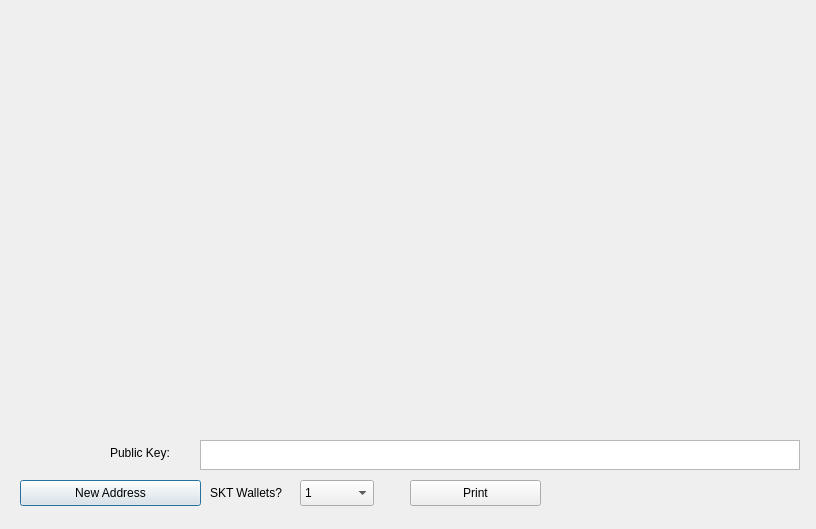
<?xml version="1.0" encoding="UTF-8"?>
<ui version="4.0">
 <class>PaperWalletDialog</class>
 <widget class="QDialog" name="PaperWalletDialog">
  <property name="geometry">
   <rect>
    <x>0</x>
    <y>0</y>
    <width>816</width>
    <height>529</height>
   </rect>
  </property>
  <property name="windowTitle">
   <string>Print Your Paper Wallets</string>
  </property>
  <widget class="QLabel" name="privateKeyQRCode">
   <property name="geometry">
    <rect>
     <x>608</x>
     <y>192</y>
     <width>149</width>
     <height>149</height>
    </rect>
   </property>
   <property name="text">
    <string/>
   </property>
   <property name="scaledContents">
    <bool>true</bool>
   </property>
  </widget>
  <widget class="QLabel" name="addressQRCode">
   <property name="geometry">
    <rect>
     <x>56</x>
     <y>107</y>
     <width>120</width>
     <height>120</height>
    </rect>
   </property>
   <property name="text">
    <string/>
   </property>
   <property name="scaledContents">
    <bool>true</bool>
   </property>
  </widget>
  <widget class="QPushButton" name="getNewAddress">
   <property name="geometry">
    <rect>
     <x>20</x>
     <y>480</y>
     <width>181</width>
     <height>26</height>
    </rect>
   </property>
   <property name="text">
    <string>New Address</string>
   </property>
   <property name="icon">
    <iconset resource="../skt.qrc">
     <normaloff>:/icons/add</normaloff>:/icons/add</iconset>
   </property>
  </widget>
  <widget class="QLabel" name="paperTemplate">
   <property name="geometry">
    <rect>
     <x>20</x>
     <y>10</y>
     <width>775</width>
     <height>416</height>
    </rect>
   </property>
   <property name="text">
    <string notr="true"/>
   </property>
   <property name="pixmap">
    <pixmap resource="../skt.qrc">:/images/paper_wallet</pixmap>
   </property>
  </widget>
  <widget class="VerticalLabel" name="addressText2">
   <property name="geometry">
    <rect>
     <x>245</x>
     <y>22</y>
     <width>31</width>
     <height>371</height>
    </rect>
   </property>
   <property name="font">
    <font>
     <family>Monospace</family>
     <pointsize>12</pointsize>
     <weight>75</weight>
     <italic>false</italic>
     <bold>true</bold>
    </font>
   </property>
   <property name="text">
    <string/>
   </property>
   <property name="alignment">
    <set>Qt::AlignCenter</set>
   </property>
   <property name="textInteractionFlags">
    <set>Qt::TextSelectableByKeyboard|Qt::TextSelectableByMouse</set>
   </property>
  </widget>
  <widget class="VerticalLabel" name="privateKeyText">
   <property name="geometry">
    <rect>
     <x>781</x>
     <y>9</y>
     <width>18</width>
     <height>416</height>
    </rect>
   </property>
   <property name="font">
    <font>
     <family>Monospace</family>
     <pointsize>8</pointsize>
     <weight>50</weight>
     <italic>false</italic>
     <bold>false</bold>
    </font>
   </property>
   <property name="text">
    <string/>
   </property>
   <property name="scaledContents">
    <bool>true</bool>
   </property>
   <property name="alignment">
    <set>Qt::AlignCenter</set>
   </property>
   <property name="textInteractionFlags">
    <set>Qt::TextSelectableByKeyboard|Qt::TextSelectableByMouse</set>
   </property>
  </widget>
  <widget class="QPushButton" name="printButton">
   <property name="geometry">
    <rect>
     <x>410</x>
     <y>480</y>
     <width>131</width>
     <height>26</height>
    </rect>
   </property>
   <property name="text">
    <string>Print</string>
   </property>
   <property name="icon">
    <iconset resource="../skt.qrc">
     <normaloff>:/icons/receiving_addresses</normaloff>:/icons/receiving_addresses</iconset>
   </property>
  </widget>
  <widget class="QDialogButtonBox" name="buttonBox">
   <property name="geometry">
    <rect>
     <x>710</x>
     <y>480</y>
     <width>91</width>
     <height>26</height>
    </rect>
   </property>
   <property name="standardButtons">
    <set>QDialogButtonBox::NoButton</set>
   </property>
   <property name="centerButtons">
    <bool>true</bool>
   </property>
  </widget>
  <widget class="QLabel" name="label">
   <property name="geometry">
    <rect>
     <x>210</x>
     <y>480</y>
     <width>91</width>
     <height>26</height>
    </rect>
   </property>
   <property name="text">
    <string>SKT Wallets?</string>
   </property>
  </widget>
  <widget class="QComboBox" name="walletCount">
   <property name="geometry">
    <rect>
     <x>300</x>
     <y>480</y>
     <width>74</width>
     <height>26</height>
    </rect>
   </property>
   <property name="editable">
    <bool>false</bool>
   </property>
   <item>
    <property name="text">
     <string>1</string>
    </property>
   </item>
   <item>
    <property name="text">
     <string>2</string>
    </property>
   </item>
   <item>
    <property name="text">
     <string>3</string>
    </property>
   </item>
   <item>
    <property name="text">
     <string>4</string>
    </property>
   </item>
   <item>
    <property name="text">
     <string>5</string>
    </property>
   </item>
   <item>
    <property name="text">
     <string>6</string>
    </property>
   </item>
   <item>
    <property name="text">
     <string>7</string>
    </property>
   </item>
   <item>
    <property name="text">
     <string>8</string>
    </property>
   </item>
   <item>
    <property name="text">
     <string>9</string>
    </property>
   </item>
   <item>
    <property name="text">
     <string>10</string>
    </property>
   </item>
   <item>
    <property name="text">
     <string>11</string>
    </property>
   </item>
   <item>
    <property name="text">
     <string>12</string>
    </property>
   </item>
  </widget>
  <widget class="QTextEdit" name="publicKey">
   <property name="geometry">
    <rect>
     <x>200</x>
     <y>440</y>
     <width>600</width>
     <height>30</height>
    </rect>
   </property>
   <property name="undoRedoEnabled">
    <bool>false</bool>
   </property>
   <property name="readOnly">
    <bool>true</bool>
   </property>
   <property name="html">
    <string>&lt;!DOCTYPE HTML PUBLIC &quot;-//W3C//DTD HTML 4.0//EN&quot; &quot;http://www.w3.org/TR/REC-html40/strict.dtd&quot;&gt;
&lt;html&gt;&lt;head&gt;&lt;meta name=&quot;qrichtext&quot; content=&quot;1&quot; /&gt;&lt;style type=&quot;text/css&quot;&gt;
p, li { white-space: pre-wrap; }
&lt;/style&gt;&lt;/head&gt;&lt;body style=&quot; font-family:'Sans'; font-size:9pt; font-weight:400; font-style:normal;&quot;&gt;
&lt;p style=&quot;-qt-paragraph-type:empty; margin-top:0px; margin-bottom:0px; margin-left:0px; margin-right:0px; -qt-block-indent:0; text-indent:0px; font-family:'Sans Serif';&quot;&gt;&lt;br /&gt;&lt;/p&gt;&lt;/body&gt;&lt;/html&gt;</string>
   </property>
   <property name="acceptRichText">
    <bool>false</bool>
   </property>
  </widget>
  <widget class="QLabel" name="label_2">
   <property name="geometry">
    <rect>
     <x>110</x>
     <y>440</y>
     <width>91</width>
     <height>26</height>
    </rect>
   </property>
   <property name="text">
    <string>Public Key:</string>
   </property>
  </widget>
  <widget class="QLabel" name="addressText">
   <property name="geometry">
    <rect>
     <x>40</x>
     <y>340</y>
     <width>440</width>
     <height>15</height>
    </rect>
   </property>
   <property name="text">
    <string>&lt;html&gt;&lt;head/&gt;&lt;body&gt;&lt;p&gt;&lt;br/&gt;&lt;/p&gt;&lt;/body&gt;&lt;/html&gt;</string>
   </property>
  </widget>
  <zorder>getNewAddress</zorder>
  <zorder>paperTemplate</zorder>
  <zorder>addressQRCode</zorder>
  <zorder>privateKeyQRCode</zorder>
  <zorder>addressText2</zorder>
  <zorder>privateKeyText</zorder>
  <zorder>printButton</zorder>
  <zorder>buttonBox</zorder>
  <zorder>label</zorder>
  <zorder>walletCount</zorder>
  <zorder>publicKey</zorder>
  <zorder>label_2</zorder>
  <zorder>addressText</zorder>
 </widget>
 <customwidgets>
  <customwidget>
   <class>VerticalLabel</class>
   <extends>QLabel</extends>
   <header>verticallabel.h</header>
  </customwidget>
 </customwidgets>
 <resources>
  <include location="../skt.qrc"/>
 </resources>
 <connections>
  <connection>
   <sender>buttonBox</sender>
   <signal>rejected()</signal>
   <receiver>PaperWalletDialog</receiver>
   <slot>close()</slot>
   <hints>
    <hint type="sourcelabel">
     <x>650</x>
     <y>408</y>
    </hint>
    <hint type="destinationlabel">
     <x>357</x>
     <y>214</y>
    </hint>
   </hints>
  </connection>
 </connections>
</ui>
